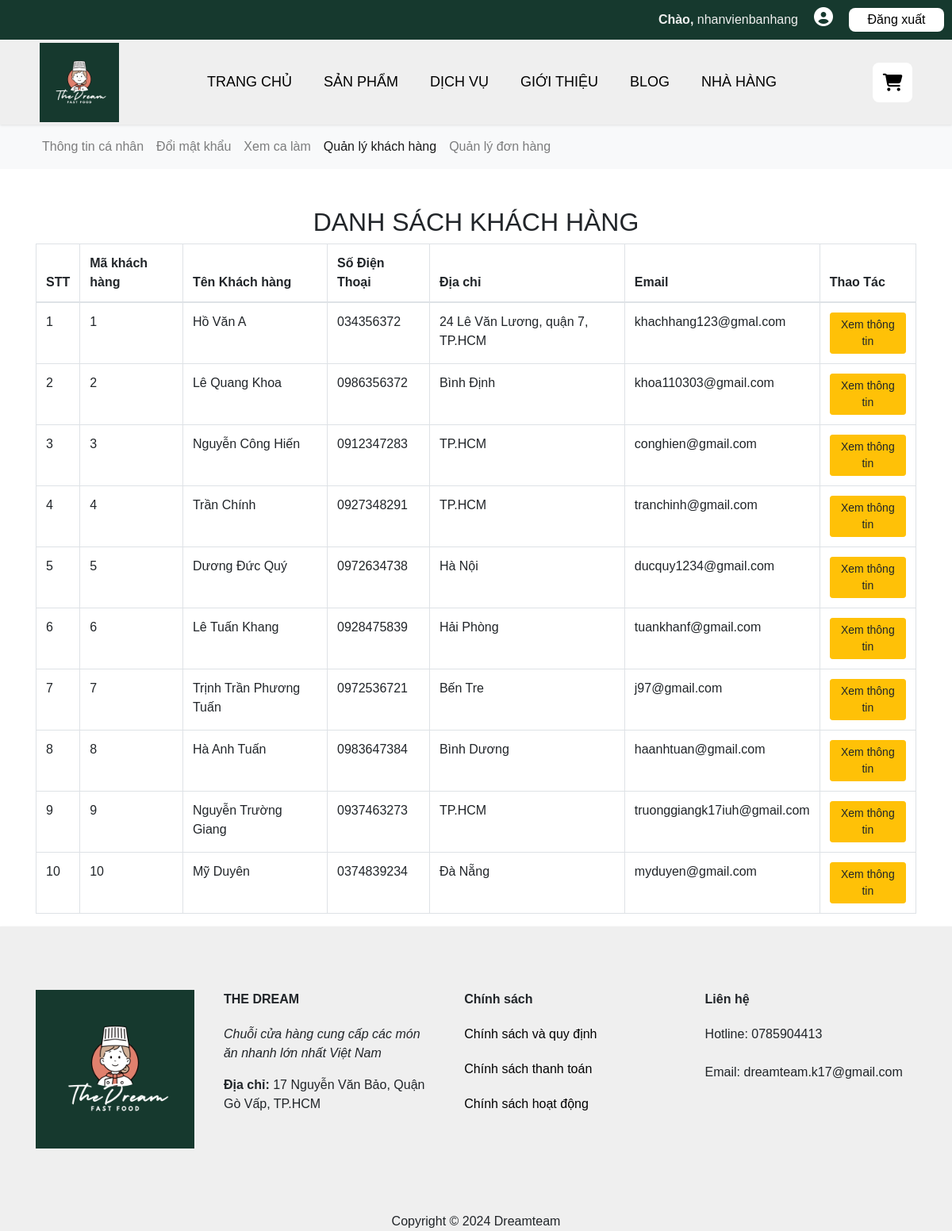
The app's page /index.php?page=quanlykhachhang (signed in), older data.
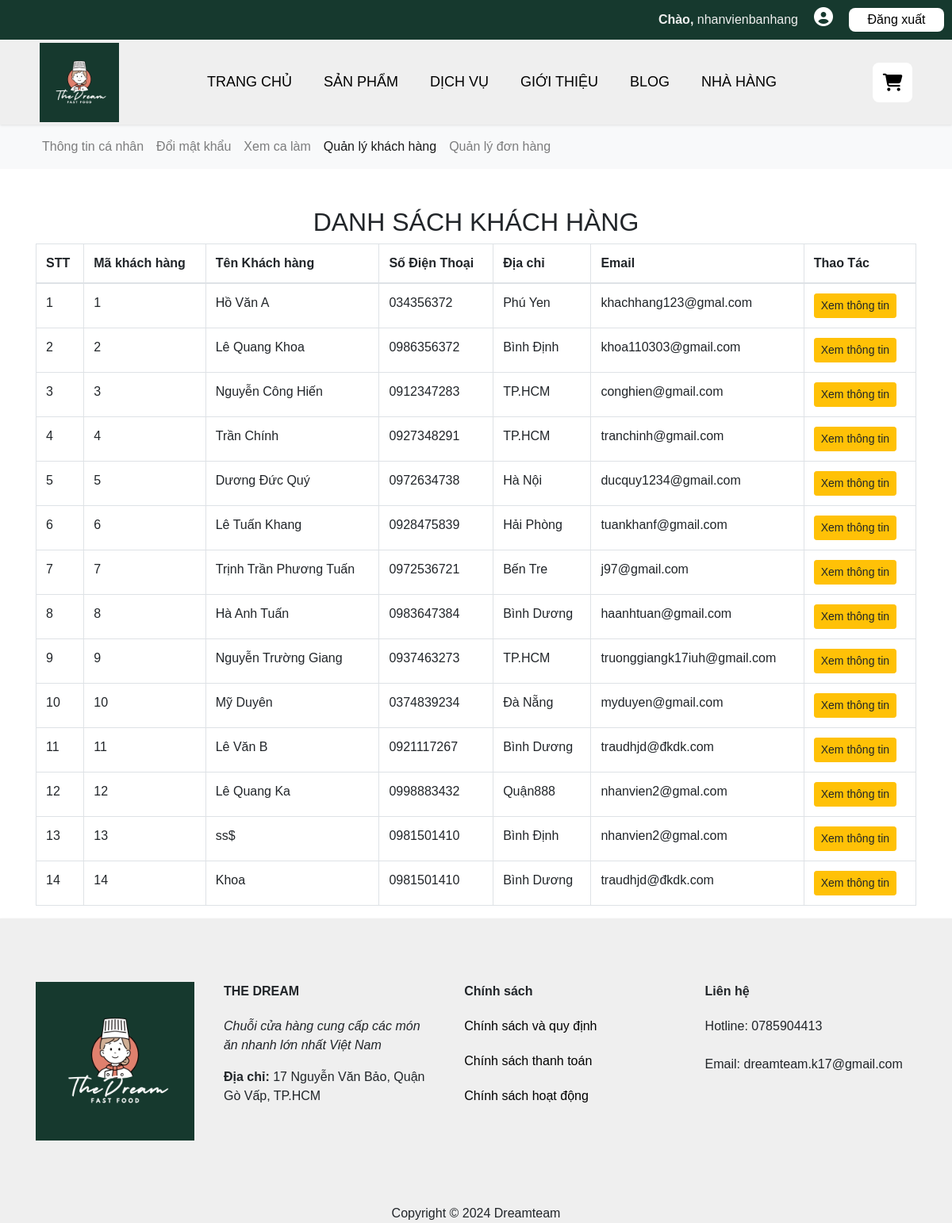
The same page, newer data.
### tables this page shows
CREATE TABLE `khachhang` (
  `MaKH` int(11) NOT NULL,
  `TenKH` varchar(50) NOT NULL,
  `Username` varchar(50) NOT NULL,
  `Password` varchar(50) NOT NULL,
  `SDT` varchar(20) NOT NULL,
  `Email` varchar(50) NOT NULL,
  `DiaChi` varchar(50) NOT NULL
);

### class/classdb.php (called while the page is built, shortened)
<?php
    class database{
        private function ketnoi(){
            $conn=new mysqli("localhost","root","","thedreamteam");
            if($conn->connect_error){
                echo "Kết nối thất bại!";
                exit();
            }
            else{
                return $conn;
            }
        }
        public function xuatdulieu($sql){
            $link=$this->ketnoi();
            $arr=array();
            $result=$link->query($sql);
            if($result->num_rows){
                while($row=$result->fetch_assoc())
                $arr[]=$row;
            return $arr;
            }
            else{
                return 0;
            }
        }
    }
?>

### class/classxuly.php (called while the page is built, shortened)
<?php
    class xuly extends database{
        public function danhsachkhachhang($id =''){
            if($id){
                $sql="select * from khachhang where MaKH='$id'";
            }else{
                $sql="select * from khachhang";
            }
            return $this->xuatdulieu($sql);
        }
    }
?>

### page/quanlykhachhang/index.php (the view, shortened to what this page needs)
<nav class="navbar navbar-expand-lg navbar-light bg-light">
        <div class="container">
            <div class="collapse navbar-collapse" id="navbarNav">
                <ul class="navbar-nav">
                <li class="nav-item">
                        <a class="nav-link" href="#">Thông tin cá nhân</a>
                    </li>
                    <li class="nav-item">
                        <a class="nav-link" href="#">Đổi mật khẩu</a>
                    </li>
                <li class="nav-item">
                        <a class="nav-link" href="index.php?page=xemca">Xem ca làm</a>
                    </li>
                    <li class="nav-item active">
                        <a class="nav-link" href="index.php?page=quanlykhachhang">Quản lý khách hàng</a>
                    </li>
                    <li class="nav-item">
                        <a class="nav-link" href="#">Quản lý đơn hàng</a>
                    </li>
                </ul>
            </div>
        </div>
    </nav>
<section>
        <div class="container mt-5">
            <h2 class="text-center">DANH SÁCH KHÁCH HÀNG</h2>
<?php
    include("class/classxuly.php");
    $obj=new xuly();
    $khachhang=$obj->danhsachkhachhang();
    if($khachhang){
          echo '<form method="post" action="">
                <table class="table table-bordered">
                <thead>
                    <tr>
                        <th>STT</th>
                        <th>Mã khách hàng</th>
                        <th>Tên Khách hàng</th>
                        <th>Số Điện Thoại</th>
                        <th>Địa chỉ</th>
                        <th>Email</th>
                        <th>Thao Tác</th>
                    </tr>
                </thead>';
        for($i=0;$i<count($khachhang);$i++){
            echo '<tr>
            <td>'.($i+1).'</td>
            <td>'.$khachhang[$i]['MaKH'].'</td>
            <td>'.$khachhang[$i]['TenKH'].'</td>
            <td>'.$khachhang[$i]['SDT'].'</td>
            <td>'.$khachhang[$i]['DiaChi'].'</td>
            <td>'.$khachhang[$i]['Email'].'</td>
            <td>
                <a href="index.php?page=xemkhachhang&cate='.$khachhang[$i]['MaKH'].'" class="btn btn-warning btn-sm">Xem thông tin</a>
            </td>
        </tr>';
        }
        echo '</table>
        </form>';
    }
?>
    </div>
</section>

### assets/header.php (shortened to what this page needs)
<!DOCTYPE html>
<html lang="en">
  <head>
    <link rel="stylesheet" href="assets/css/bootstrap.min.css"/>
    <link rel="stylesheet" href="assets/css/home.css">
    <link rel="stylesheet" href="assets/css/carousel.css" />
    <link rel="stylesheet" href="assets/css/blog.css">
    <link rel="stylesheet" href="assets/css/dichvu.css">
    <link
      rel="stylesheet"
      href="https://cdnjs.cloudflare.com/ajax/libs/font-awesome/6.6.0/css/all.min.css"
    />
  </head>
  <body>
    <header class="header">
      <div class="header-top">
        <ul>
          <?php
                if($_SESSION['dangnhap'] || $_SESSION['dangnhapql'] || $_SESSION['dangnhapnv'] || $_SESSION['dangnhapbep']){
                  echo '<div style="color: #efefef; line-height: 50px; padding-right: 10px;"> <b>Chào, </b>'. $_SESSION['username'].'</div>';
                  if($_SESSION['dangnhapnv']){
                    echo '<div style="color: #efefef; line-height: 50px; padding-right: 10px;">
                     <a href="index.php?page=xemca"><i class="fa fa-user-circle text-white" style="font-size: 24px; margin-left: 10px;"></i>
                  </a></div>';
          }
          elseif ($_SESSION['dangnhapbep']) {
            echo '<div style="color: #efefef; line-height: 50px; padding-right: 10px;">
                    <a href="index.php?page=xemdon">
                        <i class="fa fa-file-alt text-white" style="font-size: 20px; margin-left: 10px; margin-top: 15px;"></i>
                    </a>
                      </div>';
                   }
                  echo '<li><a class="dang-ky" href="index.php?page=dangxuat">Đăng xuất</a></li>';
                }
                   else{
                    echo '<li><a class="dang-nhap" href="index.php?page=dangnhap">Đăng nhập</a></li>';
                    echo '<li><a class="dang-ky" href="index.php?page=dangky">Đăng ký</a></li>';
                   }
                ?>
        </ul>
      </div>
      <div class="inner-wrap">
        <div class="inner-logo">
          <a href="#">
            <img src="assets/images/logoct.png" alt="Logo" />
          </a>
        </div>
        <div class="inner-menu">
          <ul>
            <li><a href="index.php?page=trangchu">TRANG CHỦ</a></li>
            <li><a href="index.php?page=sanpham">SẢN PHẨM</a></li>
            <li><a href="index.php?page=dichvu">DỊCH VỤ</a></li>
            <li><a href="index.php?page=gioithieu">GIỚI THIỆU</a></li>
            <li><a href="index.php?page=blog">BLOG</a></li>
            <li><a href="index.php?page=nhahang">NHÀ HÀNG</a></li>
          </ul>
        </div>
        <div class="inner-cart">
          <a href="index.php?page=giohang"><i class="fa-solid fa-cart-shopping"></i></a>
        </div>
      </div>
    </header>

### index.php (shortened to what this page needs)
<?php
    require("class/classdb.php");
    require("assets/header.php");
    if(isset($_GET['page'])){
        $page=$_GET['page'];
    }else{
        $page='trangchu';
    }
    if(file_exists("page/".$page."/index.php")){
        include("page/".$page."/index.php");
    }
    include("assets/footer.php");
?>

### assets/footer.php
    <footer class="footer">
      <div class="container">
        <div class="inner-wrap">
          <img src="assets/images/logoct.png" alt="" />
          <div class="inner-box">
            <strong class="inner-title">THE DREAM</strong>
            <p class="inner-sub-title">
              <i>Chuỗi cửa hàng cung cấp các món ăn nhanh lớn nhất Việt Nam</i>
            </p>
            <p><b>Địa chỉ:</b> 17 Nguyễn Văn Bảo, Quận Gò Vấp, TP.HCM</p>
          </div>
          <div class="inner-box">
            <strong class="inner-title">Chính sách</strong>
            <ul>
              <li><a href="#">Chính sách và quy định</a></li>
              <li><a href="#">Chính sách thanh toán</a></li>
              <li><a href="#">Chính sách hoạt động</a></li>
            </ul>
          </div>
          <div class="inner-box">
            <strong class="inner-title">Liên hệ</strong>
            <p class="inner-sub-title">
              Hotline: 0785904413 <br />
              <br />
              Email: dreamteam.k17@gmail.com
            </p>
          </div>
        </div>
        <div class="footer-bot">Copyright © 2024 Dreamteam</div>
      </div>
    </footer>
  </body>
</html>

### assets/css/home.css (style rules this page uses)
.header { box-shadow: 0 1px 3px 0 rgba(0, 0, 0, 0.1); background-color: #efefef; position: sticky; top: 0px; left: 0px; z-index: 1000; }
.header-top { background-color: #16392e; width: 100%; }
.header-top ul { display: flex; justify-content: flex-end; }
.header .header-top .dang-nhap, .header .header-top .dang-ky { height: 30px; width: 120px; background-color: white; margin: 10px; border-radius: 8px; display: inline-flex; justify-content: center; align-items: center; }
.header .inner-wrap { display: flex; justify-content: space-between; align-items: center; padding: 0px 50px; }
.header .inner-logo a { display: flex; align-items: center; }
.header .inner-logo img { height: 100px; width: auto; }
.header .inner-menu ul { display: flex; }
.header .inner-menu a { display: inline-block; padding: 40px 20px; font-size: 18px; font-weight: 500; }
.header .inner-cart a { display: inline-flex; justify-content: center; align-items: center; width: 50px; height: 50px; border-radius: 8px; background-color: white; font-size: 22px; margin-left: 10px; }
a { color: black; }
.footer { padding-top: 80px; box-shadow: 0 1px 3px 0 rgba(0, 0, 0, 0.1); background-color: #efefef; }
.footer .inner-wrap { display: flex; justify-content: space-between; }
.footer .inner-box { width: 24%; display: flex; flex-direction: column; }
.footer .inner-wrap img { width: 200px; height: auto; }
.footer .inner-box a { display: inline-block; margin-bottom: 20px; }
.footer .inner-box .inner-title { display: inline-block; margin-bottom: 20px; }
.footer .footer-bot { text-align: center; padding-top: 80px; }
* { box-sizing: border-box; margin: 0px; font-family: var(--font); }
ul { list-style: none; padding: 0px; margin: 0px; }
a { text-decoration: none; }
:root { --font: "DM Sans", sans-serif; }
.container { width: 100%; max-width: 1140px; margin-left: auto; margin-right: auto; }

### assets/css/carousel.css (style rules this page uses)
a { color: black; }

Row changes from the older to the newer data that the page shows:
changed khachhang "Hồ Văn A": DiaChi "24 Lê Văn Lương, quận 7, TP.HCM" → "Phú Yen"
added khachhang: MaKH "11", TenKH "Lê Văn B", SDT "0921117267", DiaChi "Bình Dương", Email "traudhjd@đkdk.com"
added khachhang: MaKH "12", TenKH "Lê Quang Ka", SDT "0998883432", DiaChi "Quận888", Email "nhanvien2@gmal.com"
added khachhang: MaKH "13", TenKH "ss$", SDT "0981501410", DiaChi "Bình Định", Email "nhanvien2@gmal.com"
added khachhang: MaKH "14", TenKH "Khoa", SDT "0981501410", DiaChi "Bình Dương", Email "traudhjd@đkdk.com"
